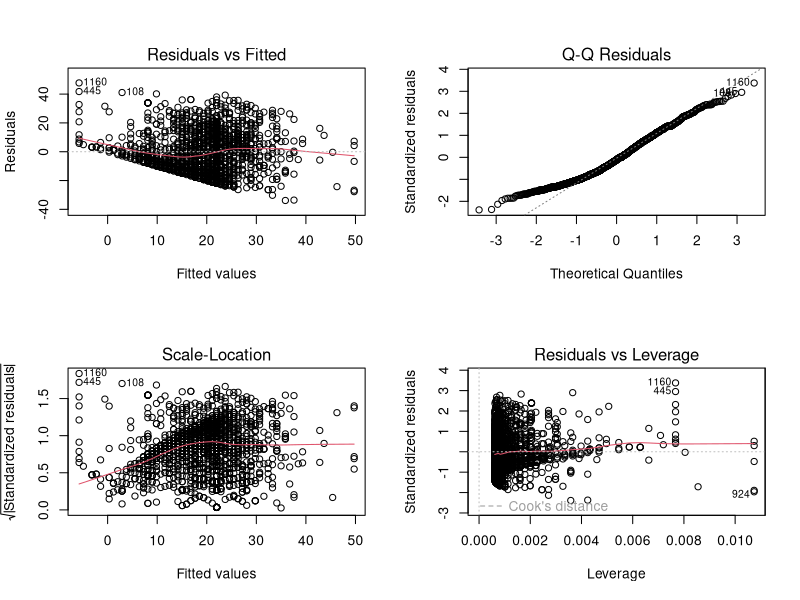
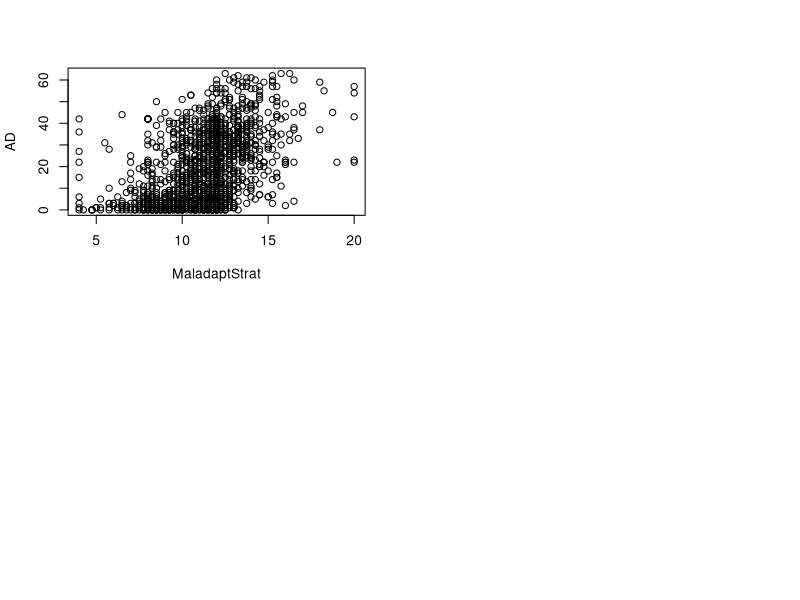
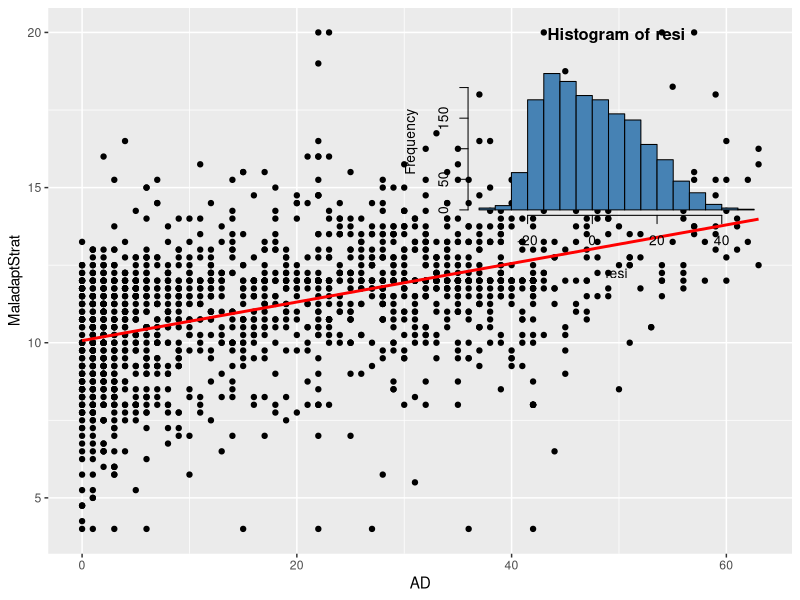
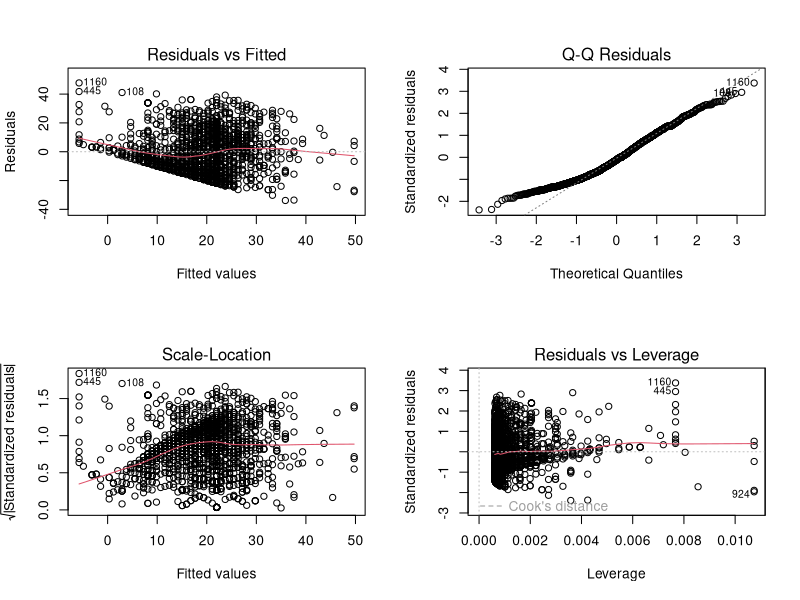

Here is the R script that generated these plots, in order: (Note: this script raises an error after producing the figures.)
## ---- chunk 1
library(readxl)
library(tidyverse)
library(car)
library(lmtest)
cerq <- haven::read_sav("CERQ_database.sav")
## ---- chunk 2
cerq_bd <- select(cerq, sex, age, VD_NA, VD_AA, VD, AD_MD, AD_PA, AD_NA, AD_AC, AD, ArA_SR, ArA_PP, ArA_AA, ArA, ApA_WT, ApA_AC, ApA_SR, ApA, SelfBlame, Rumination, Catastroph, OtherBlame, Acceptance, PosRefocus, RefocusPlan, PuttingPersp, PosReappr, AdaptStrat, MaladaptStrat)

glimpse(cerq_bd)

round(cor(x = cerq_bd, method = "pearson"), 3)
## ---- chunk 3
modelo <- lm(AD ~ MaladaptStrat, data = cerq_bd)
#MaladaptStrat = variable de respuesta (Y)
#AD = variable explicativa (X)
modelo
summary(modelo)

## ---- chunk 4

par(mfrow = c(2,2)) # Indicamos que queremos 2 gráficos por pantalla (1 fila y 2 columnas)
plot(modelo) # Pintamos los graficos de residuos

plot(AD ~ MaladaptStrat, data = cerq_bd)

# One way
ggplot(cerq_bd, aes(x=AD, y=MaladaptStrat) ) +  geom_point() +
  geom_smooth(method = "lm", se = FALSE, col="red")

## ---- chunk 5

# Se puede evaluar la normalidad por  QQplot, Kurtosis

resi <- residuals(modelo)

# Histogram
hist(resi, col = "steelblue")
summary(resi)

# Shapiro Wilk test
shapiro.test(resi)

## ---- chunk 6
#library(car)
#vif(modelo)
## ---- chunk 7
par(mfrow=c(2,2))
plot(modelo)
par(mfrow=c(1,1))
#library(lmtest)
# Heterocedasticity
lmtest::bptest(modelo)
## ---- chunk 8
library(tidyr)
# Print the coefficients in a tidy format
tidy(modelo) %>%
  select(term, estimate, std.error, statistic) %>%
  mutate(estimate = round(estimate, 2)) %>%
  mutate(std.error = round(std.error, 2)) %>%
  mutate(statistic = round(statistic, 2))

